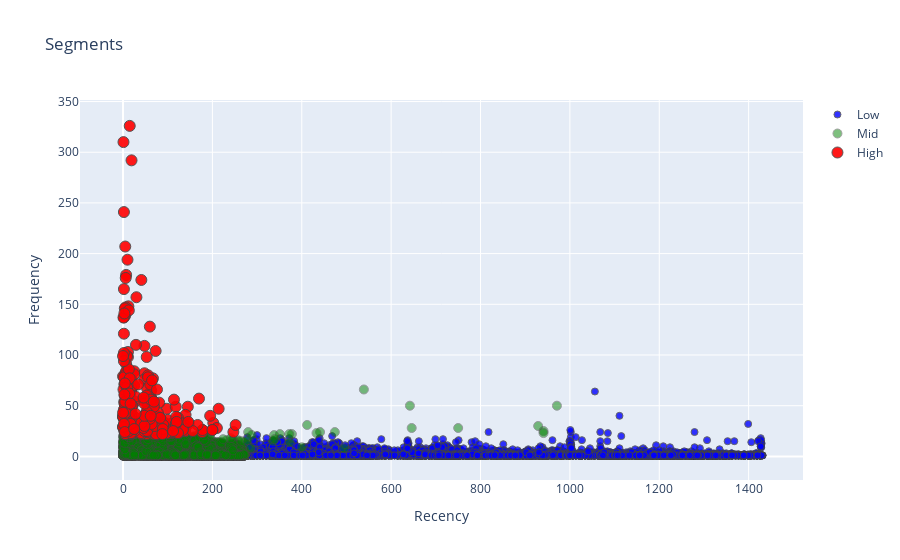

Source (notebook cell):
### Code cell
plot_layout = go.Layout(
        yaxis= {'title': "Frequency"},
        xaxis= {'title': "Recency"},
        title='Segments'
    )
fig = go.Figure(data=plot_data, layout=plot_layout)
pyoff.iplot(fig)

### Figure 1 — Plotly figure (JSON) as saved in the notebook; plotly's stock layout.template omitted (floating-point values rounded to 4 significant figures; data arrays with more than 128 entries replaced by an {"elided": "..."} marker saying what was removed)
{"data": [{"marker": {"color": "blue", "line": {"width": 1}, "opacity": 0.8, "size": 7}, "mode": "markers", "name": "Low", "type": "scatter", "x": {"elided": "17924 int values"}, "y": {"elided": "17924 int values"}}, {"marker": {"color": "green", "line": {"width": 1}, "opacity": 0.5, "size": 9}, "mode": "markers", "name": "Mid", "type": "scatter", "x": {"elided": "7439 int values"}, "y": {"elided": "7439 int values"}}, {"marker": {"color": "red", "line": {"width": 1}, "opacity": 0.9, "size": 11}, "mode": "markers", "name": "High", "type": "scatter", "x": {"elided": "327 int values"}, "y": {"elided": "327 int values"}}], "layout": {"title": {"text": "Segments"}, "xaxis": {"title": {"text": "Recency"}}, "yaxis": {"title": {"text": "Frequency"}}}}
